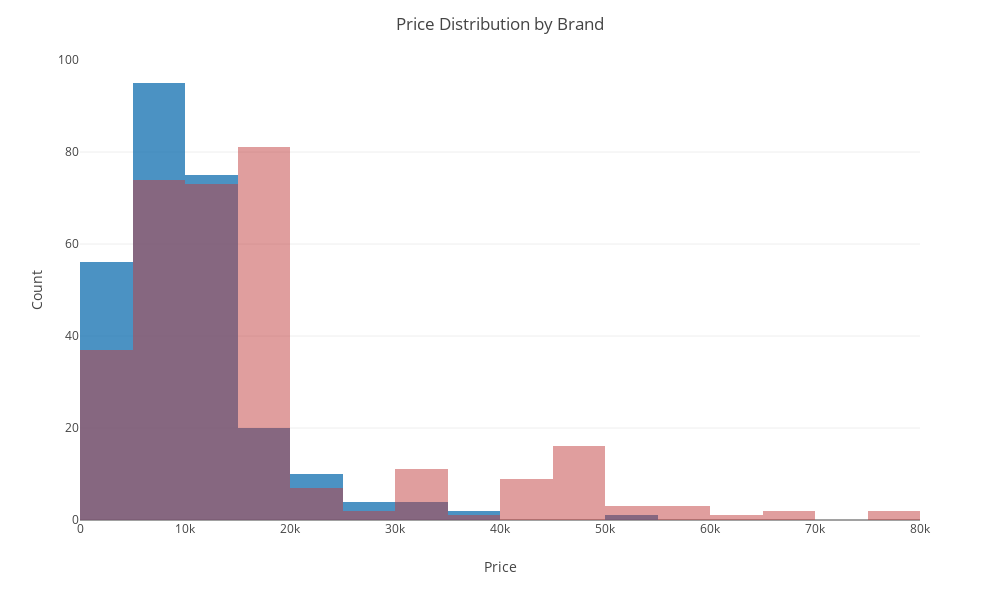

Notebook source saved alongside this figure:
### Code cell
brand1 = 'bmw'
brand2 = 'cadillac'
brand1_vehicles = vehicles[vehicles['manufacturer'] == brand1]
brand2_vehicles = vehicles[vehicles['manufacturer'] == brand2]

colors = ['#1f77b4', '#c23e3e']
fig1 = px.histogram(brand1_vehicles, x='price', color_discrete_sequence=[colors[0]], opacity=0.8, nbins=20)
fig2 = px.histogram(brand2_vehicles, x='price', color_discrete_sequence=[colors[1]], opacity=0.5, nbins=20)
fig_combined = fig1.add_trace(fig2.data[0])
fig_combined.update_layout(barmode='overlay', xaxis_title='Price', yaxis_title='Count',
                            title='Price Distribution by Brand', width=1000, height=600)
fig_combined.show()

### Figure 1 — Plotly figure (JSON) as saved in the notebook; plotly's stock layout.template omitted (floating-point values rounded to 4 significant figures; data arrays with more than 128 entries replaced by an {"elided": "..."} marker saying what was removed)
{"data": [{"alignmentgroup": "True", "bingroup": "x", "hovertemplate": "price=%{x}<br>count=%{y}<extra></extra>", "legendgroup": "", "marker": {"color": "#1f77b4", "opacity": 0.8, "pattern": {"shape": ""}}, "name": "", "nbinsx": 20, "offsetgroup": "", "orientation": "v", "showlegend": false, "type": "histogram", "x": {"elided": "267 int values"}, "xaxis": "x", "yaxis": "y"}, {"alignmentgroup": "True", "bingroup": "x", "hovertemplate": "price=%{x}<br>count=%{y}<extra></extra>", "legendgroup": "", "marker": {"color": "#c23e3e", "opacity": 0.5, "pattern": {"shape": ""}}, "name": "", "nbinsx": 20, "offsetgroup": "", "orientation": "v", "showlegend": false, "type": "histogram", "x": {"elided": "322 int values"}, "xaxis": "x", "yaxis": "y"}], "layout": {"barmode": "overlay", "height": 600, "legend": {"tracegroupgap": 0}, "margin": {"t": 60}, "title": {"text": "Price Distribution by Brand"}, "width": 1000, "xaxis": {"anchor": "y", "domain": [0, 1], "title": {"text": "Price"}}, "yaxis": {"anchor": "x", "domain": [0, 1], "title": {"text": "Count"}}}}
